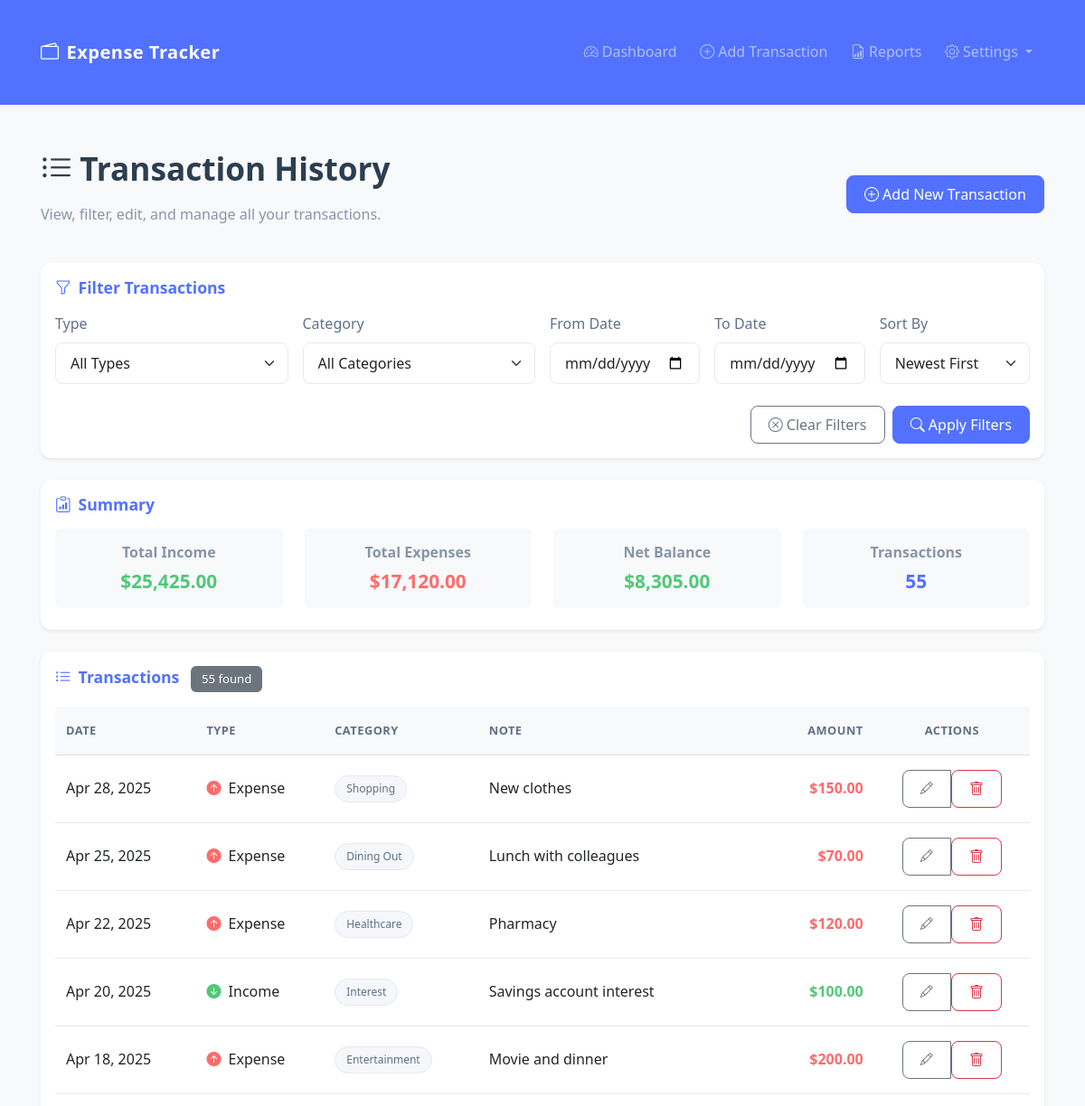
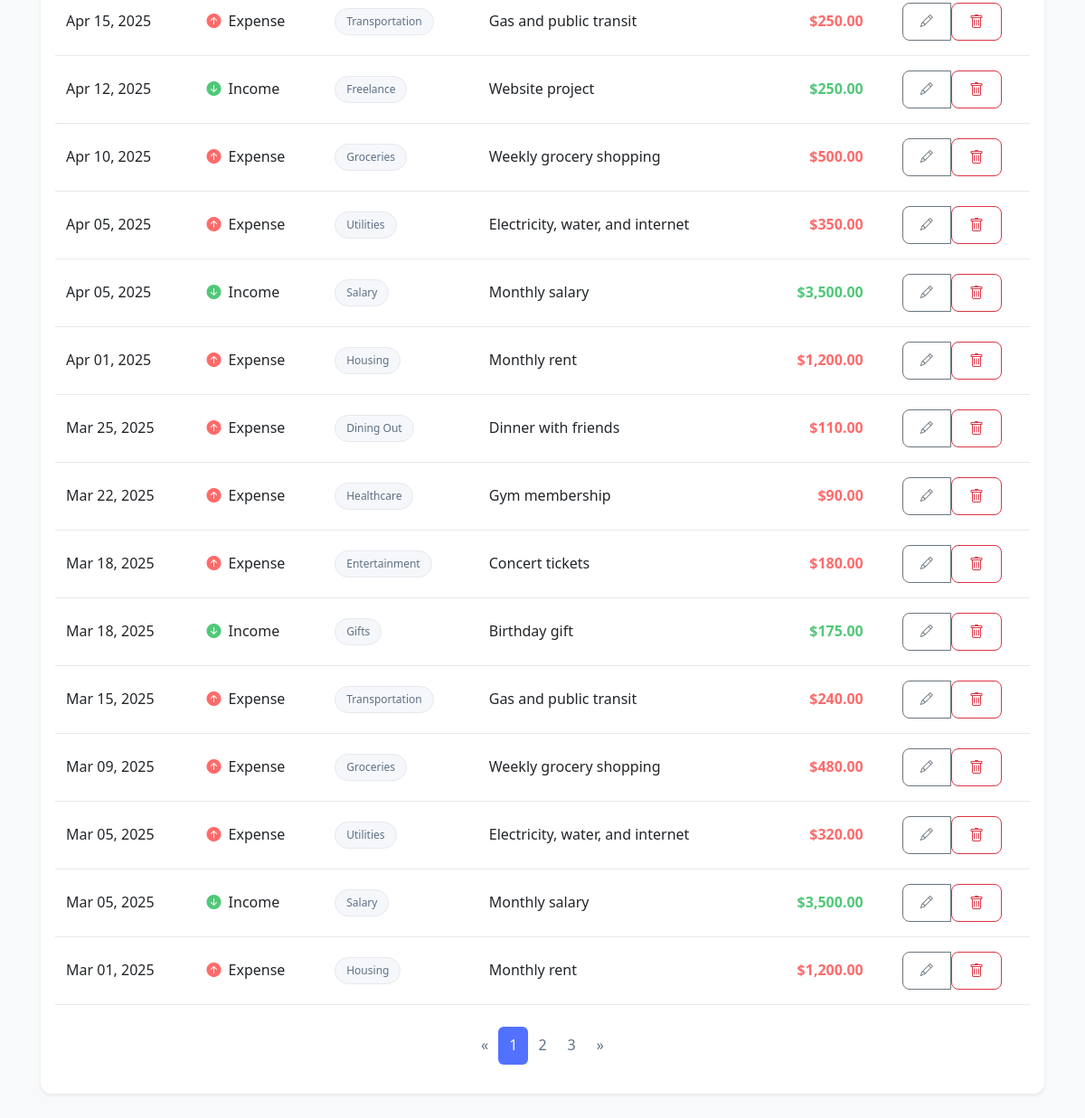
Screenshot of /transactions.php (signed in) with the database file from the repository (2 pictures, top to bottom).
### tables this page shows
CREATE TABLE IF NOT EXISTS `transactions` (
  `id` int(11) NOT NULL AUTO_INCREMENT,
  `user_id` int(11) NOT NULL,
  `type` enum('income','expense') NOT NULL,
  `amount` decimal(10,2) NOT NULL,
  `category` varchar(50) NOT NULL,
  `date` date NOT NULL,
  `note` text,
  `created_at` datetime DEFAULT CURRENT_TIMESTAMP,
  PRIMARY KEY (`id`),
  KEY `user_id` (`user_id`),
  CONSTRAINT `transactions_ibfk_1` FOREIGN KEY (`user_id`) REFERENCES `users` (`id`) ON DELETE CASCADE
);

### transactions.php (the view, shortened to what the rows shown need)
<?php
require_once __DIR__ . '/config/database.php';
require_once __DIR__ . '/src/php/transaction.php';
$transaction = new Transaction();
$userId = $_SESSION['user_id'];
$currentPage = isset($_GET['page']) ? intval($_GET['page']) : 1;
$perPage = 20;
$offset = ($currentPage - 1) * $perPage;
$filterType = isset($_GET['type']) ? $_GET['type'] : '';
$filterCategory = isset($_GET['category']) ? $_GET['category'] : '';
$filterStartDate = isset($_GET['start_date']) ? $_GET['start_date'] : '';
$filterEndDate = isset($_GET['end_date']) ? $_GET['end_date'] : '';
$filterSort = isset($_GET['sort']) ? $_GET['sort'] : 'date_desc';
$transactions = $transaction->getFilteredTransactions(
    $userId,
    $filterType,
    $filterCategory,
    $filterStartDate,
    $filterEndDate,
    $filterSort,
    $perPage,
    $offset
);
?>
<!DOCTYPE html>
<html lang="en">
<head>
    <link href="https://cdn.jsdelivr.net/npm/bootstrap@5.3.0/dist/css/bootstrap.min.css" rel="stylesheet">
    <link href="https://cdnjs.cloudflare.com/ajax/libs/animate.css/4.1.1/animate.min.css" rel="stylesheet">
    <link href="https://cdn.jsdelivr.net/npm/bootstrap-icons@1.10.0/font/bootstrap-icons.css" rel="stylesheet">
    <link rel="stylesheet" href="src/css/styles.css">
</head>
<body class="bg-light">
    <div class="container animate__animated animate__fadeIn">
        <div class="row mb-4">
            <div class="col-md-8">
                <h1 class="mb-3"><i class="bi bi-list-ul me-2"></i>Transaction History</h1>
            </div>
        </div>
        <div class="card border-0 shadow-sm mb-4">
            <div class="card-body">
                <?php if (count($transactions) > 0): ?>
                <div class="table-responsive">
                    <table class="table table-hover align-middle">
                        <thead class="table-light">
                            <tr>
                                <th>Date</th>
                                <th>Type</th>
                                <th>Category</th>
                                <th>Note</th>
                                <th class="text-end">Amount</th>
                                <th class="text-center">Actions</th>
                            </tr>
                        </thead>
                        <tbody>
                            <?php foreach ($transactions as $trans): ?>
                            <?php
                                $typeClass = $trans['type'] == 'income' ? 'text-success' : 'text-danger';
                                $typeIcon = $trans['type'] == 'income' ? 'bi-arrow-down-circle-fill' : 'bi-arrow-up-circle-fill';
                            ?>
                            <tr>
                                <td><?= date('M d, Y', strtotime($trans['date'])) ?></td>
                                <td>
                                    <i class="bi <?= $typeIcon ?> <?= $typeClass ?> me-1"></i>
                                    <?= ucfirst(htmlspecialchars($trans['type'])) ?>
                                </td>
                                <td>
                                    <span class="badge rounded-pill bg-light text-dark">
                                        <?= htmlspecialchars($trans['category']) ?>
                                    </span>
                                </td>
                                <td>
                                    <?= empty($trans['note']) ?
                                        '<span class="text-muted fst-italic">No description</span>' :
                                        htmlspecialchars($trans['note'])
                                    ?>
                                </td>
                                <td class="<?= $typeClass ?> fw-bold text-end">
                                    $<?= number_format($trans['amount'], 2) ?>
                                </td>
                                <td class="text-center">
                                    <div class="btn-group btn-group-sm">
                                        <a href="edit_transaction.php?id=<?= $trans['id'] ?>" class="btn btn-outline-secondary">
                                            <i class="bi bi-pencil"></i>
                                        </a>
                                        <form action="" method="post" class="d-inline" onsubmit="return confirm('Are you sure you want to delete this transaction?')">
                                            <button type="submit" name="delete_transaction" class="btn btn-outline-danger">
                                                <i class="bi bi-trash"></i>
                                            </button>
                                        </form>
                                    </div>
                                </td>
                            </tr>
                            <?php endforeach; ?>
                        </tbody>
                    </table>
                </div>
                <?php endif; ?>
            </div>
        </div>
    </div>
</body>
</html>

### rows the page displays
transactions: date "Apr 28, 2025", type "Expense", category "Shopping", note "New clothes", amount "150.00"
transactions: date "Apr 25, 2025", type "Expense", category "Dining Out", note "Lunch with colleagues", amount "70.00"
transactions: date "Apr 22, 2025", type "Expense", category "Healthcare", note "Pharmacy", amount "120.00"
transactions: date "Apr 20, 2025", type "Income", category "Interest", note "Savings account interest", amount "100.00"
transactions: date "Apr 18, 2025", type "Expense", category "Entertainment", note "Movie and dinner", amount "200.00"
transactions: date "Apr 15, 2025", type "Expense", category "Transportation", note "Gas and public transit", amount "250.00"
transactions: date "Apr 12, 2025", type "Income", category "Freelance", note "Website project", amount "250.00"
transactions: date "Apr 10, 2025", type "Expense", category "Groceries", note "Weekly grocery shopping", amount "500.00"
transactions: date "Apr 05, 2025", type "Expense", category "Utilities", note "Electricity, water, and internet", amount "350.00"
transactions: date "Apr 05, 2025", type "Income", category "Salary", note "Monthly salary", amount "3,500.00"
transactions: date "Apr 01, 2025", type "Expense", category "Housing", note "Monthly rent", amount "1,200.00"
transactions: date "Mar 25, 2025", type "Expense", category "Dining Out", note "Dinner with friends", amount "110.00"
transactions: date "Mar 22, 2025", type "Expense", category "Healthcare", note "Gym membership", amount "90.00"
transactions: date "Mar 18, 2025", type "Expense", category "Entertainment", note "Concert tickets", amount "180.00"
transactions: date "Mar 18, 2025", type "Income", category "Gifts", note "Birthday gift", amount "175.00"
transactions: date "Mar 15, 2025", type "Expense", category "Transportation", note "Gas and public transit", amount "240.00"
transactions: date "Mar 09, 2025", type "Expense", category "Groceries", note "Weekly grocery shopping", amount "480.00"
transactions: date "Mar 05, 2025", type "Expense", category "Utilities", note "Electricity, water, and internet", amount "320.00"
transactions: date "Mar 05, 2025", type "Income", category "Salary", note "Monthly salary", amount "3,500.00"
transactions: date "Mar 01, 2025", type "Expense", category "Housing", note "Monthly rent", amount "1,200.00"

### other values shown
$summary['total_income'] "25,425.00"
$summary['total_expense'] "17,120.00"
$summary['net_balance'] "8,305.00"
$summary['count'] "55"
$totalTransactions "55"
